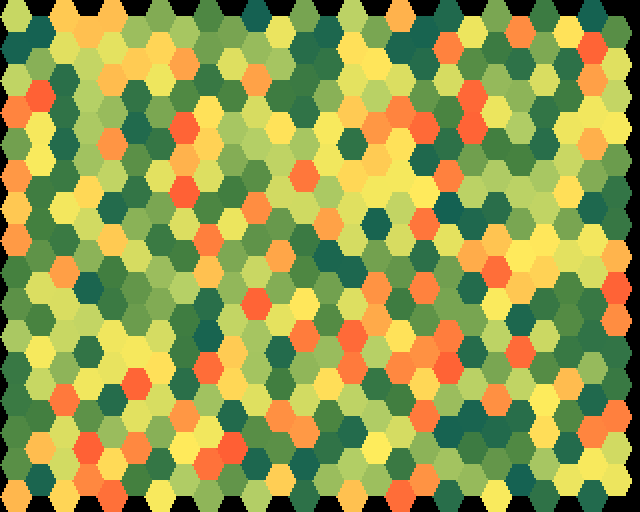
Frame 1 (no input)
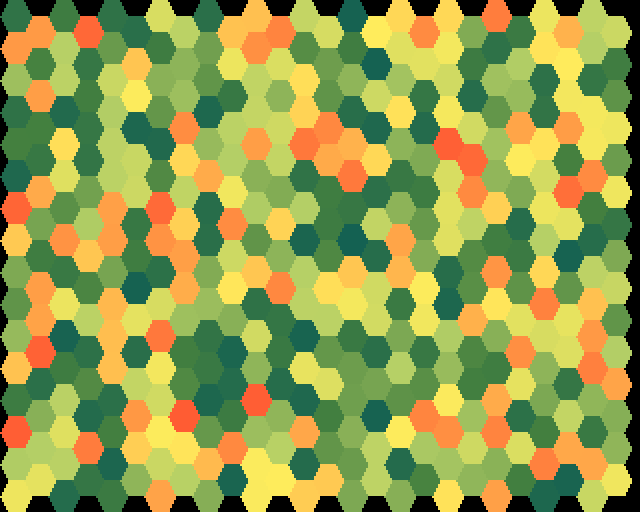
Frame 60 (the mouse pressed at the canvas centre just before this capture)
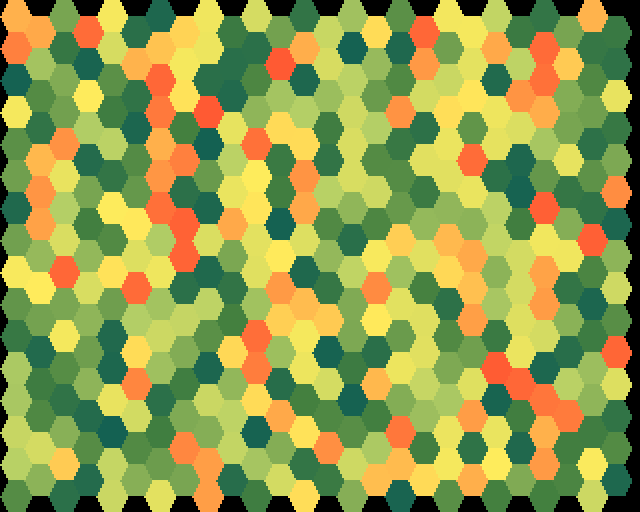
Frame 120 (the mouse held since frame 60 and released just before this capture)

The Processing sketch that drew these frames (run headless with seeded random() and noise(); from frame 60 on, the mouse is pressed at the canvas centre):

// Processing sketch: hexgrid
// ── hexgrid.pde
/* Tropical Fruit Punch */
color pal[] = { #146152, #44803F, #B4CF66, #FFEC5C, #FF5A33 };

color randomColor() {
  int i = int(random(0, pal.length - 1));
  return lerpColor(pal[i], pal[i + 1], random(0.0, 1.0));
}

final float RATIO = 0.5; // sqrt(3.0) / 2.0;
final float SX = 16.0 * RATIO;
final float SY = 8.0;

void drawHexes(int w, int h) {
  int nj = int(h / SY) - 1;
  int ni = int(w / SX) - 1;

  background(0);
  // stroke(0);
  noStroke();

  for (int j = 0; j < nj; j++) {
    float py = SY * j;
    
    for (int i = 0; i < ni; i++) {
      float bx, px;
      
      if (i % 3 == 1 && j % 2 == 0) {
        bx = SX * i - SX;
        px = SX * i - SX / 2;
      } else if (i % 3 == 2 && j % 2 == 1) {
        bx = SX * i - SX / 2;
        px = SX * i;
      } else {
        continue;
      }
        
      fill(randomColor());
      beginShape();
      vertex(px, py);
      vertex(px + SX, py);
      vertex(bx + SX * 2, py + SY);
      vertex(px + SX, py + SY * 2);
      vertex(px, py + SY * 2);
      vertex(bx, py + SY);
      endShape(CLOSE);
    }
  }
}

void doublePixels() {
  loadPixels();
  for (int j = height / 2 - 1; j >= 0; j--) {
    for (int i = width / 2 - 1; i >= 0; i--) {
      int c = pixels[j * width + i];
      pixels[(j * 2 + 0) * width + (i * 2 + 0)] = c;
      pixels[(j * 2 + 1) * width + (i * 2 + 0)] = c;
      pixels[(j * 2 + 0) * width + (i * 2 + 1)] = c;
      pixels[(j * 2 + 1) * width + (i * 2 + 1)] = c;
    }
  }
  updatePixels();
}

void setup() {
  size(640, 512);
  frameRate(5);
  noSmooth();
}

void draw() {
  drawHexes(width / 2, height / 2);
  doublePixels();
}
